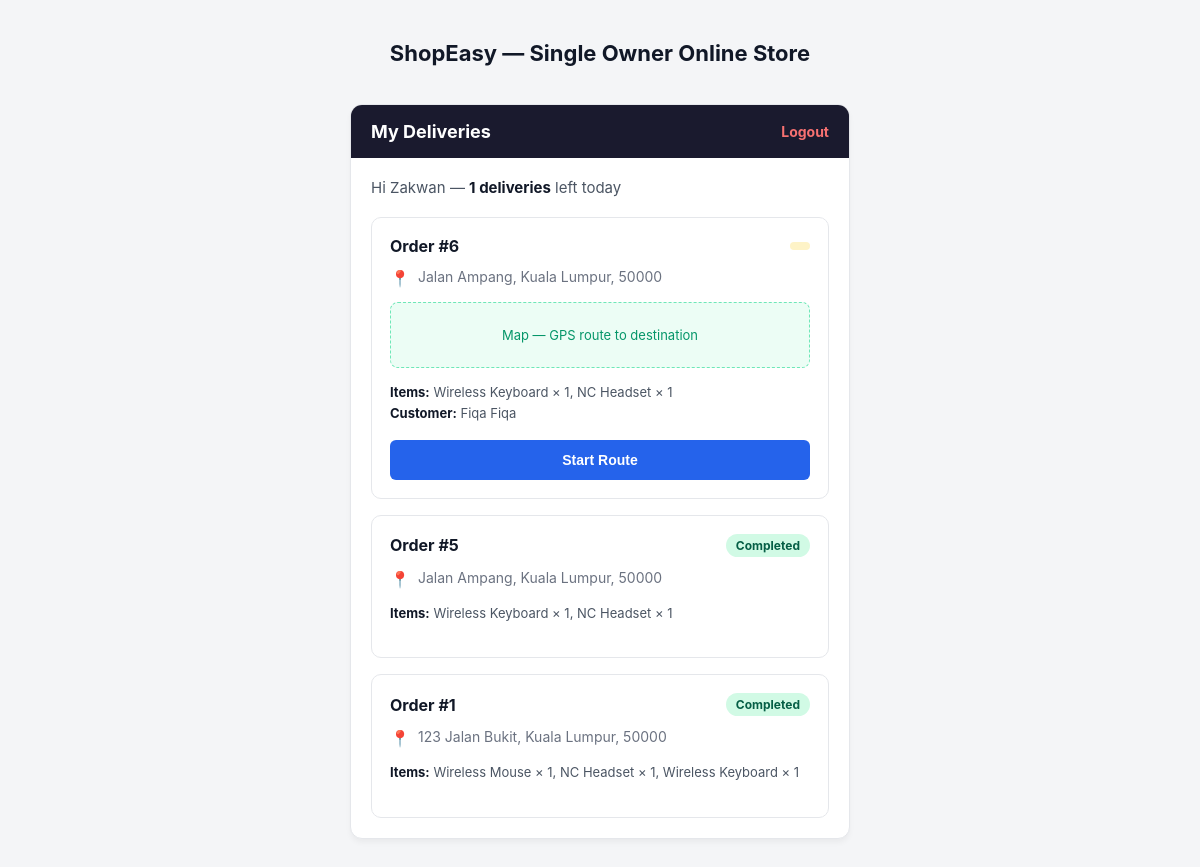
/driver_view.php (signed in), run on an earlier commit of the app's database.
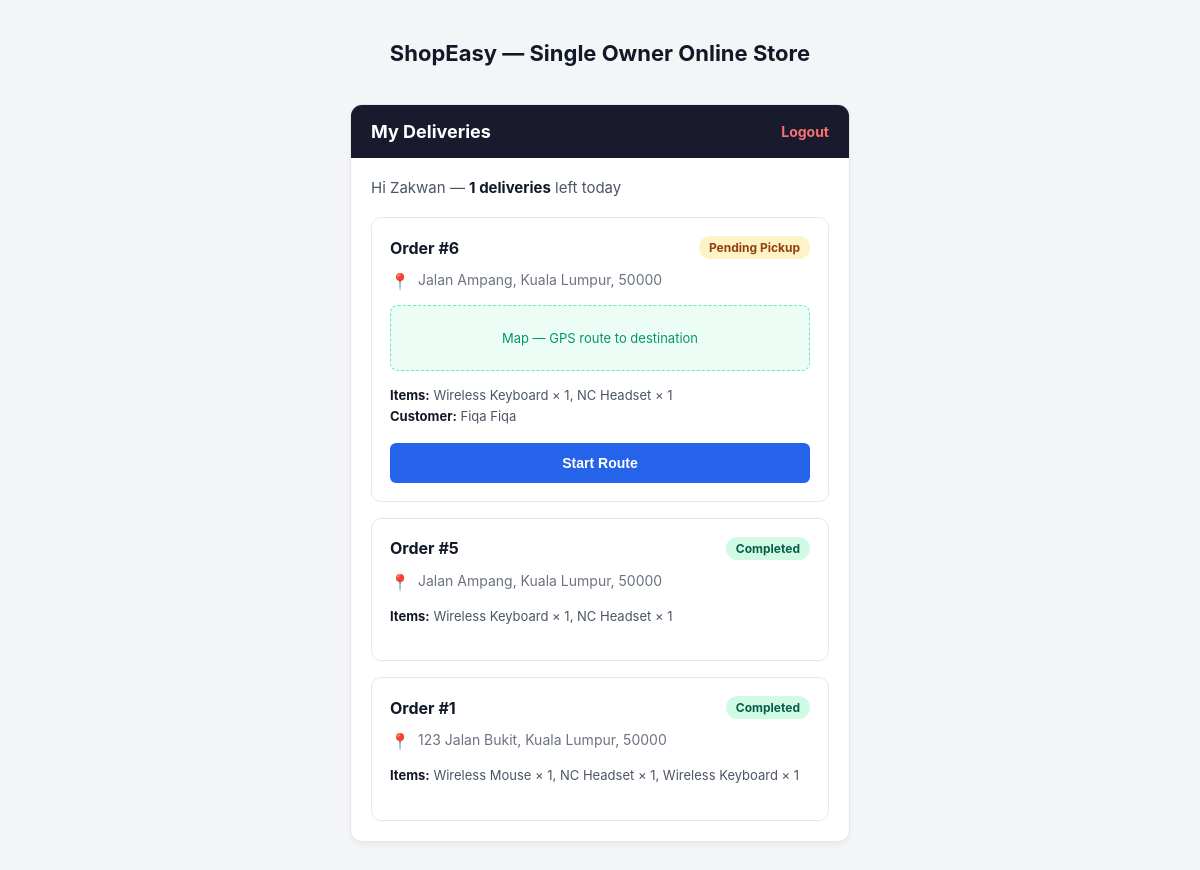
And on a later commit of the database.
### tables this page shows
CREATE TABLE `user` (
  `user_id` int(11) NOT NULL,
  `full_name` varchar(100) NOT NULL,
  `email` varchar(100) NOT NULL,
  `password_hash` varchar(255) NOT NULL,
  `phone` varchar(20) DEFAULT NULL,
  `account_status` enum('active','suspended','locked') NOT NULL,
  `failed_login_attempts` int(11) DEFAULT 0,
  `last_login` timestamp NULL DEFAULT NULL,
  `password_updated_at` timestamp NULL DEFAULT NULL,
  `created_at` timestamp NOT NULL DEFAULT current_timestamp(),
  `phone_number` varchar(20) DEFAULT NULL,
  `reset_token` varchar(64) DEFAULT NULL,
  `token_expires_at` datetime DEFAULT NULL
);

CREATE TABLE `delivery` (
  `delivery_id` int(11) NOT NULL,
  `order_id` int(11) NOT NULL,
  `driver_id` int(11) NOT NULL,
  `location_id` int(11) NOT NULL,
  `delivery_status` enum('assigned','out_for_delivery','delivered') DEFAULT 'assigned',
  `assigned_at` timestamp NOT NULL DEFAULT current_timestamp(),
  `delivered_at` timestamp NULL DEFAULT NULL
);

CREATE TABLE `orders` (
  `order_id` int(11) NOT NULL,
  `customer_id` int(11) NOT NULL,
  `location_id` int(11) NOT NULL,
  `total_amount` decimal(10,2) NOT NULL,
  `order_status` enum('pending','processing','shipped','delivered','cancelled') DEFAULT 'pending',
  `ordered_at` timestamp NOT NULL DEFAULT current_timestamp(),
  `updated_at` timestamp NOT NULL DEFAULT current_timestamp() ON UPDATE current_timestamp()
);

CREATE TABLE `location` (
  `location_id` int(11) NOT NULL,
  `user_id` int(11) NOT NULL,
  `address_line` varchar(255) NOT NULL,
  `city` varchar(100) NOT NULL,
  `postcode` varchar(10) NOT NULL,
  `is_default` tinyint(1) DEFAULT 0
);

### driver_view.php (the view, shortened to what this page needs)
<?php
require 'db_connect.php';
$driver_id = (int) $_SESSION['user_id'];
$stmt = $pdo->prepare("SELECT full_name FROM user WHERE user_id = ?");
$stmt->execute([$driver_id]);
$driver_name = $stmt->fetchColumn() ?: 'Ali';
$first_name = explode(' ', trim($driver_name))[0];
$query = "
    SELECT
        d.delivery_id,
        d.delivery_status,
        o.order_id,
        c.full_name AS customer_name,
        l.address_line,
        l.city,
        l.postcode,
        (
            SELECT GROUP_CONCAT(CONCAT(p.product_name, ' × ', oi.quantity) SEPARATOR ', ')
            FROM order_item oi
            JOIN product p ON oi.product_id = p.product_id
            WHERE oi.order_id = o.order_id
        ) AS items
    FROM delivery d
    JOIN orders o ON d.order_id = o.order_id
    JOIN user c ON o.customer_id = c.user_id
    LEFT JOIN location l ON d.location_id = l.location_id
    WHERE d.driver_id = ?
    ORDER BY o.order_id DESC
";
$stmt = $pdo->prepare($query);
$stmt->execute([$driver_id]);
$deliveries = $stmt->fetchAll();
$active_deliveries_count = 0;
foreach ($deliveries as $d) {
    if ($d['delivery_status'] !== 'delivered') {
        $active_deliveries_count++;
    }
}
?>
<!DOCTYPE html>
<html lang="en">
<head>
</head>
<body>
<div class="page-header">
    <h1>ShopEasy — Single Owner Online Store</h1>
</div>
<div class="app-container">
    <div class="app-topbar">
        <h2>My Deliveries</h2>
        <a href="logout.php">Logout</a>
    </div>
    <div class="app-body">
        <div class="greeting">
            Hi <?= htmlspecialchars($first_name) ?> — <strong><?= $active_deliveries_count ?> deliveries</strong> left today
        </div>
        <?php if (count($deliveries) === 0): ?>
            <div class="order-card" style="text-align: center; color: #6b7280;">
                You have no assigned deliveries yet.
            </div>
        <?php else: ?>
            <?php
            $active_route_shown = false;
            foreach ($deliveries as $index => $delivery): ?>
                <?php
                    $full_address = $delivery['address_line'] ? htmlspecialchars($delivery['address_line'] . ', ' . $delivery['city'] . ', ' . $delivery['postcode']) : 'Not Specified Yet, Kuala Lumpur, 50000';
                    if ($delivery['delivery_status'] === 'assigned') {
                        $display_status = 'Pending Pickup';
                        $badge_class = 'badge-pending';
                    } elseif ($delivery['delivery_status'] === 'out_for_delivery') {
                        $display_status = 'On Route';
                        $badge_class = 'badge-route';
                    } elseif ($delivery['delivery_status'] === 'delivered') {
                        $display_status = 'Completed';
                        $badge_class = 'badge-completed';
                    } else {
                        $display_status = ucfirst(str_replace('_', ' ', $delivery['delivery_status']));
                        $badge_class = 'badge-pending';
                    }
                    $is_current_task = false;
                    if (!$active_route_shown && $delivery['delivery_status'] !== 'delivered') {
                        $is_current_task = true;
                        $active_route_shown = true;
                    }
                ?>
                <div class="order-card">
                    <div class="card-header">
                        <h3>Order #<?= htmlspecialchars($delivery['order_id']) ?></h3>
                        <span class="badge <?= $badge_class ?>"><?= htmlspecialchars($display_status) ?></span>
                    </div>
                    <div class="address">
                        <span class="address-icon">📍</span>
                        <span><?= $full_address ?></span>
                    </div>
                    <?php if ($is_current_task): ?>
                        <div class="map-placeholder">
                            Map — GPS route to destination
                        </div>
                    <?php endif; ?>
                    <div class="item-list">
                        <div><strong>Items:</strong> <?= htmlspecialchars($delivery['items'] ?: 'No items listed') ?></div>
                        <?php if ($is_current_task): ?>
                            <div><strong>Customer:</strong> <?= htmlspecialchars($delivery['customer_name']) ?></div>
                        <?php endif; ?>
                    </div>
                    <?php if ($is_current_task): ?>
                        <form method="POST" action="update_route.php">
                            <button type="submit" class="btn-route">Start Route</button>
                        </form>
                    <?php endif; ?>
                </div>
            <?php endforeach; ?>
        <?php endif; ?>
    </div>
</div>
</body>
</html>

### driver_view.php (style rules this page uses)
* { box-sizing: border-box; margin: 0; padding: 0; }
body { font-family: -apple-system, BlinkMacSystemFont, "Segoe UI", Roboto, Arial, sans-serif; background-color: #f4f5f7; color: #333; display: flex; flex-direction: column; align-items: center; padding: 40px 20px; }
.page-header { text-align: center; margin-bottom: 30px; }
.page-header h1 { font-size: 22px; color: #111827; margin-bottom: 8px; }
.app-container { width: 100%; max-width: 500px; background: #ffffff; border-radius: 12px; border: 1px solid #e5e7eb; box-shadow: 0 4px 6px -1px rgba(0,0,0,0.05); overflow: hidden; }
.app-topbar { background: #1a1a2e; padding: 16px 20px; display: flex; justify-content: space-between; align-items: center; }
.app-topbar h2 { color: #ffffff; font-size: 18px; font-weight: bold; }
.app-topbar a { color: #f87171; text-decoration: none; font-size: 14px; font-weight: bold; }
.app-body { padding: 20px; }
.greeting { font-size: 15px; color: #4b5563; margin-bottom: 20px; }
.greeting strong { color: #111827; }
.order-card { border: 1px solid #e5e7eb; border-radius: 10px; padding: 18px; margin-bottom: 16px; }
.order-card:last-child { margin-bottom: 0; }
.card-header { display: flex; justify-content: space-between; align-items: center; margin-bottom: 12px; }
.card-header h3 { font-size: 16px; color: #111827; }
.badge { padding: 4px 10px; border-radius: 20px; font-size: 12px; font-weight: bold; display: inline-block; }
.badge-pending { background: #fef3c7; color: #92400e; }
.badge-completed { background: #d1fae5; color: #065f46; }
.address { font-size: 14px; color: #6b7280; margin-bottom: 14px; display: flex; align-items: flex-start; gap: 8px; }
.address-icon { color: #f43f5e; font-size: 16px; }
.map-placeholder { background: #ecfdf5; border: 1px dashed #6ee7b7; border-radius: 8px; padding: 24px 20px; text-align: center; color: #059669; font-size: 13px; margin-bottom: 14px; }
.item-list { font-size: 13px; color: #4b5563; line-height: 1.6; margin-bottom: 16px; }
.item-list strong { color: #111827; }
.btn-route { display: block; width: 100%; text-align: center; background: #2563eb; color: #ffffff; text-decoration: none; padding: 12px; border-radius: 6px; font-weight: bold; font-size: 14px; border: none; cursor: pointer; transition: background 0.2s; }

What changed in the data, as far as the page shows it:
changed delivery "Fiqa Fiqa": delivery_status (not shown) → "Pending Pickup"
